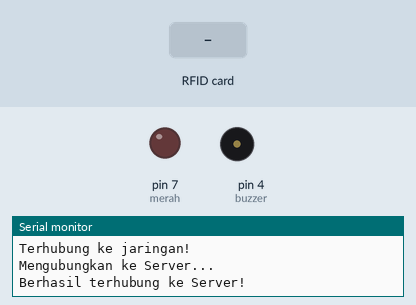
Recording of a sketch running on a simulated Arduino Uno, built with avr-gcc and run on an emulated ATmega328P. Shown: output pins drawn as LEDs (lit = HIGH), buzzer (waves = sounding, pin HIGH), the last lines printed to the serial monitor. Wiring (inferred from the names in the program): IR receiver: data pin 8. The inputs (shaded band) are chosen by the test bench. WiFi joins after 1.5 s; servers stay silent unless stated; uploads are accepted with an empty reply; pins used as bus, display or sensor lines are not drawn.

Above: at 3.9 s.
4.0 s: RFID card 5E 7A 19 C4 held to the reader
At 6.1 s:
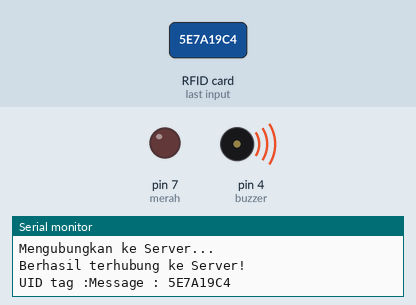
Timing chart, 0 to 7.9 s (numbered marks = the images above; inputs shaded):
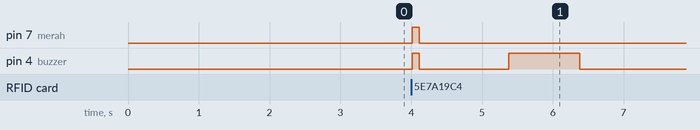

The sketch:

RFID_WIFI_CLIENT_HTTP.ino
```cpp
#include <WiFiEsp.h>
#include <ArduinoJson.h> //6.17.3
#include <SoftwareSerial.h>
#include <SPI.h>
#include <MFRC522.h>
/*
//INISIALISASI LCD
#include <LiquidCrystal_I2C.h>  //LIBRARY LCD
LiquidCrystal_I2C lcd(0x27, 16, 2); //Inisialisasi LCD

//INISIALISASI SERVO
#include <Servo.h>  //LIBRARY SERVO
int outServo=5;
Servo servo;
*/
SoftwareSerial wifiSerial(2, 3); // RX, TX

char ssid[]        = "04FS_2c9560";            // your network SSID (name)
char pass[]        = "Rahasia01";        // your network password
int    HTTP_PORT   = 80;
String HTTP_METHOD = "GET";
char   HOST_NAME[] = "192.168.1.11"; // change to your PC's IP address
String PATH_NAME   = "/rfidui/proses.php";
String getData;
int status = WL_IDLE_STATUS;     // the Wifi radio's status

// Initialize the Ethernet client object
WiFiEspClient client;

#define SS_PIN 10
#define RST_PIN 9
#define buzzer 4
int IR=8;
int merah=7;
int kunci=0;
MFRC522 mfrc522(SS_PIN, RST_PIN);

void setup(){
  Serial.begin(115200);
  wifiSerial.begin(9600);
  WiFi.init(&wifiSerial);
  //lcd.begin();
  //servo.attach(outServo);
  pinMode(merah,OUTPUT);
  pinMode(buzzer,OUTPUT);
  pinMode(IR,INPUT);
  while(!Serial);
  SPI.begin();      // Initiate  SPI bus
  mfrc522.PCD_Init();   // Initiate MFRC522

  // check for the presence of the shield
  if (WiFi.status() == WL_NO_SHIELD) {
    Serial.println("WiFi shield Tidak terdeteksi");
    // don't continue
    while (true);
  }

  // attempt to connect to WiFi network
  while ( status != WL_CONNECTED) {
    Serial.print("Menghubungkan ke SSID: ");
    Serial.println(ssid);
    // Connect to WPA/WPA2 network
    status = WiFi.begin(ssid, pass);
  }

  // you're connected now, so print out the data
  Serial.println("Terhubung ke jaringan!");
  Serial.println();
  Serial.println("Mengubungkan ke Server...");
  // if you get a connection, report back via serial
  if (client.connect(HOST_NAME, HTTP_PORT)) {
    Serial.println("Berhasil terhubung ke Server!");
    //lcd.clear();
    //lcd.setCursor(0,0); lcd.print("TEMPELKAN KARTU");
    //servo.write(90);
    delay(1000);
  }
}

void loop()
{
  //Baca data
  int bacaIR=digitalRead(IR);
  //Program yang akan dijalankan berulang-ulang
  if ( ! mfrc522.PICC_IsNewCardPresent()) {return;}
  // Select one of the cards
  if ( ! mfrc522.PICC_ReadCardSerial()) {return;}

  //Show UID on serial monitor
  Serial.print("UID tag :");
  String uidString;
  byte letter;
  for (byte i = 0; i < mfrc522.uid.size; i++)
  {
     uidString.concat(String(mfrc522.uid.uidByte[i] < 0x10 ? "" : ""));
     uidString.concat(String(mfrc522.uid.uidByte[i], HEX));
  }
  Serial.print("Message : ");
  uidString.toUpperCase();
  Serial.println(uidString);
  //lcd.clear();
  //lcd.setCursor(0,0); lcd.print("UID : " + String(uidString));
  digitalWrite(merah,HIGH);
  digitalWrite(buzzer,HIGH);
  delay(100);
  digitalWrite(merah,LOW);
  digitalWrite(buzzer,LOW);

  //POST TO WEB
    client.connect(HOST_NAME, HTTP_PORT);
    client.println(HTTP_METHOD + " " + PATH_NAME +
                   "?rfid=" + String(uidString) +
                   "&namatol=bogor"
                   //"&sensor1=" + String(sensor1) +
                   //"&sensor2=" + String(sensor2) +
                   " HTTP/1.1");
    client.println("Host: " + String(HOST_NAME));
    client.println("Connection: close");
    client.println(); // end HTTP header

    while(client.connected()) {
      if(client.available()){
        char endOfHeaders[] = "\r\n\r\n";
        client.find(endOfHeaders);
        getData = client.readString();
        getData.trim();

        //AMBIL DATA JSON
        const size_t capacity = JSON_OBJECT_SIZE(13) + 200; //cari dulu nilainya pakai Arduino Json 5 Asisten
        DynamicJsonDocument doc(capacity);
        //StaticJsonDocument<192> doc;
        DeserializationError error = deserializeJson(doc, getData);

        const char* rfid_dibaca     = doc["rfid"];
        const char* nama_dibaca     = doc["nama"];
        const char* saldoawal       = doc["saldo"];
        const char* tarif_dibaca    = doc["tarif"];
        const char* saldoakhir      = doc["saldo_akhir"];
        const char* namatol_dibaca  = doc["namatol"];
        const char* tanggal_dibaca  = doc["tanggal"];
        const char* status_dibaca   = doc["status_bayar"];


       //LOGIKA
       if(String(rfid_dibaca)!=""){
        kunci=1;
        buzzeroke();
        Serial.println("Kartu Terdaftar!");
        Serial.println(getData);
        //POST TO SERIAL
         Serial.println("Silahkan Masuk!!");
         Serial.print("RFID         = ");Serial.println(rfid_dibaca);
         Serial.print("Nama         = ");Serial.println(nama_dibaca);
         Serial.print("Saldo Awal   = ");Serial.println(saldoawal);
         Serial.print("Tarif Tol    = ");Serial.println(tarif_dibaca);
         Serial.print("Saldo Akhir  = ");Serial.println(saldoakhir);
         Serial.print("Nama Tol     = ");Serial.println(namatol_dibaca);
         Serial.print("Waktu        = ");Serial.println(tanggal_dibaca);
         Serial.println(status_dibaca);
         Serial.println();
       } /*else if(bacaIR==0 && kunci==1){
            kunci=2;
       } else if(bacaIR==1 && kunci==2){
            kunci=0;
            tutup();
       } */else{
            kunci=0;
            buzzergagal();
            Serial.println("Kartu Tidak terdaftar!");
       }
      }
    }
    //delay(1000);
}


void buzzeroke(){
  //lcd.setCursor(0,1); lcd.print("KARTU TERDAFTAR");
  digitalWrite(buzzer,HIGH);
  delay(100);
  digitalWrite(buzzer,LOW);
  delay(100);
  digitalWrite(buzzer,HIGH);
  delay(100);
  digitalWrite(buzzer,LOW);
  delay(100);
  //lcd.clear();
  Serial.println("PALANG DIBUKA");
  //lcd.setCursor(2,0); lcd.print("PALANG DIBUKA");
  //servo.write(0);
  delay(1000);
  //lcd.setCursor(1,1); lcd.print("SILAHKAN MASUK");
}

void buzzergagal(){
  /*lcd.clear();
  lcd.setCursor(3,0); lcd.print("MOHON MAAF");
  lcd.setCursor(0,1); lcd.print("KARTU ANDA GAGAL");
  */digitalWrite(buzzer,HIGH);
  delay(1000);
  digitalWrite(buzzer,LOW);
  delay(10);
  //lcd.clear();
  //lcd.setCursor(0,0); lcd.print("TEMPELKAN KARTU");
}

/*void tutup(){
  Serial.println("PALANG DITUTUP");
  lcd.clear();
  lcd.setCursor(1,0); lcd.print("PALANG DITUTUP");
  digitalWrite(buzzer,HIGH);
  delay(100);
  digitalWrite(buzzer,LOW);
  delay(100);
  digitalWrite(buzzer,HIGH);
  delay(100);
  digitalWrite(buzzer,LOW);
  servo.write(90);
  delay(1000);
  Serial.println("TERIMAKASIH");
  lcd.setCursor(2,1); lcd.print("TERIMAKASIH");
  delay(1000);
  lcd.clear();
  Serial.println("TEMPELKAN KARTU");
  lcd.setCursor(0,0); lcd.print("TEMPELKAN KARTU");
  delay(1000);
}*/
```

Measured:
- after the input at 4.0 s, pin 7 (merah): LOW → HIGH at once, → LOW 0.10 s later; pin 4 (buzzer): LOW → HIGH at once, → LOW 0.10 s later, → HIGH 1.3 s later, → LOW 1.0 s later
